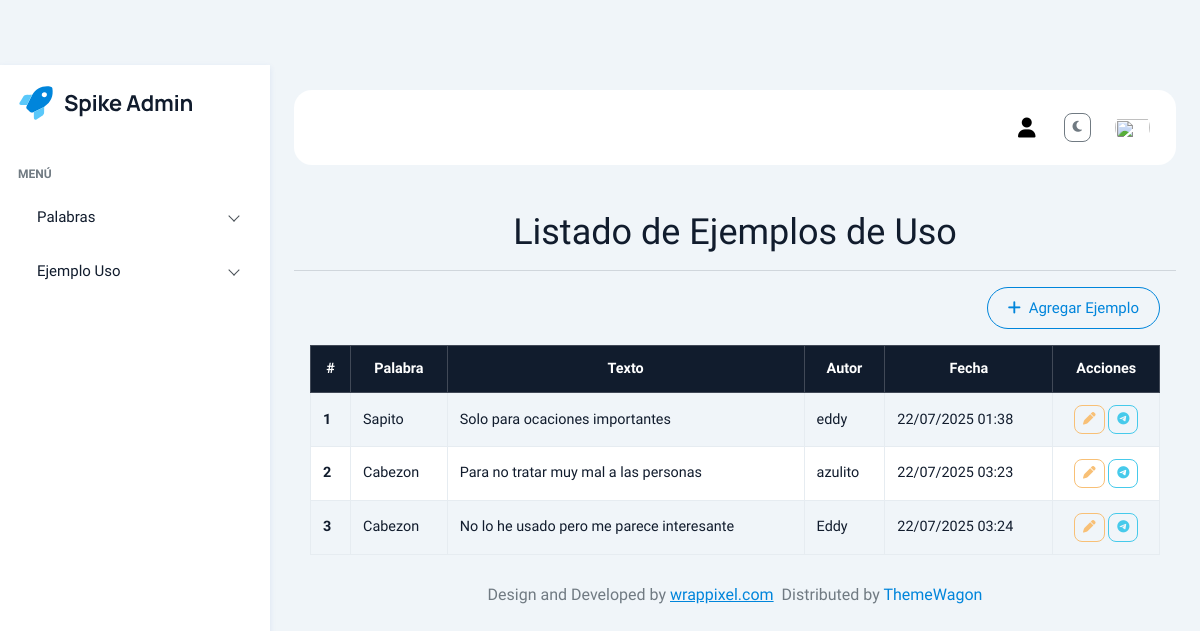
The app's page /EjemploUsu/, older data.
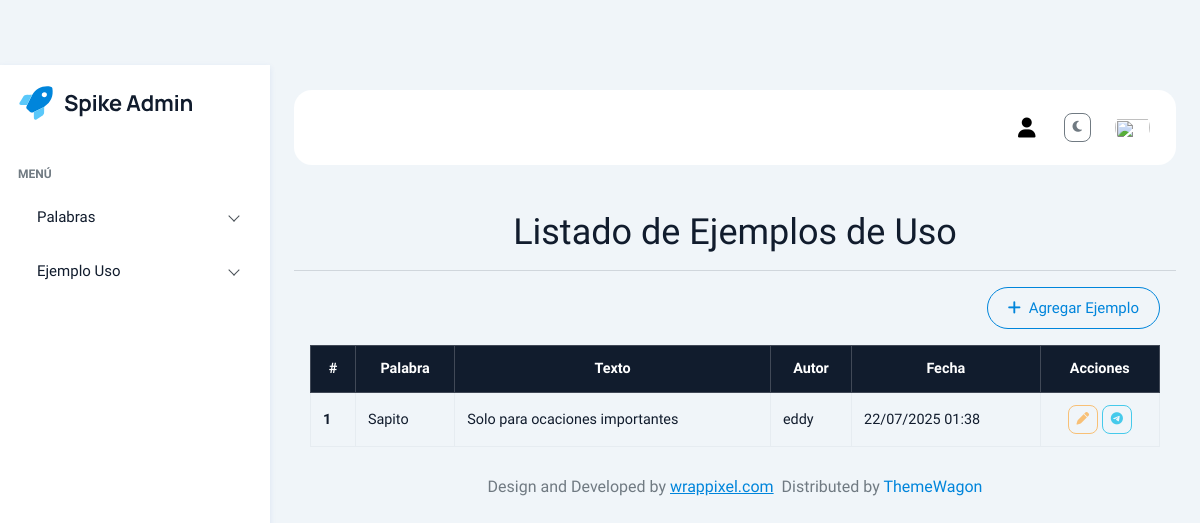
The same page, newer data.
### Aplicaciones/EjemploUsu/models.py (models this page shows, shortened)
class EjemploUso(models.Model):
    palabra = models.ForeignKey(PalabraInventada, on_delete=models.CASCADE, related_name='ejemplos')
    texto = models.TextField()
    autor = models.ForeignKey(User, on_delete=models.SET_NULL, null=True, blank=True)
    fecha = models.DateTimeField(auto_now_add=True)
    telegram_chat_id = models.CharField(max_length=50, blank=True, null=True)  # Nuevo campo

### Aplicaciones/PalabraInv/models.py (models this page shows, shortened)
class PalabraInventada(models.Model):
    creador = models.ForeignKey(User, on_delete=models.CASCADE)
    palabra = models.CharField(max_length=100, unique=True)
    significado = models.TextField()
    imagen = models.ImageField(upload_to='palabras/', blank=True, null=True)
    fecha_creacion = models.DateTimeField(auto_now_add=True)

### Aplicaciones/EjemploUsu/views.py (the view)
# urls.py: path('', views.listarEjemplos, name='listarEjemplos'),
def listarEjemplos(request):
    ejemplos = EjemploUso.objects.select_related('palabra', 'autor').all()
    return render(request, "EjemploUsu/inicioEjemplo.html", {'ejemplos': ejemplos})

### Aplicaciones/EjemploUsu/templates/EjemploUsu/inicioEjemplo.html (shortened to what this page needs)
{% extends "plantilla.html" %}
{% load static %}
{% block contenido %}
<br>
<h1 class="text-center">Listado de Ejemplos de Uso</h1>
<hr>
<div class="row mb-3 justify-content-end px-3">
  <div class="col-auto">
    <a href="{% url 'nuevoEjemplo' %}" class="btn btn-outline-primary">
      <i class="fa fa-plus me-1"></i> Agregar Ejemplo
    </a>
  </div>
</div>
<div class="table-responsive px-3">
  <table class="table table-bordered table-striped table-hover align-middle" id="tbl-ejemplos">
    <thead class="table-dark text-center">
      <tr>
        <th>#</th>
        <th>Palabra</th>
        <th>Texto</th>
        <th>Autor</th>
        <th>Fecha</th>
        <th>Acciones</th>
      </tr>
    </thead>
    <tbody>
      {% for ejemplo in ejemplos %}
      <tr>
        <th scope="row">{{ forloop.counter }}</th>
        <td>{{ ejemplo.palabra.palabra }}</td>
        <td>{{ ejemplo.texto|truncatewords:15 }}</td>
        <td>{{ ejemplo.autor.username|default:"Anónimo" }}</td>
        <td>{{ ejemplo.fecha|date:"d/m/Y H:i" }}</td>
        <td class="text-center">
          <a href="{% url 'editarEjemplo' ejemplo.id %}" class="btn btn-sm btn-outline-warning" title="Editar">
            <i class="fa fa-pen"></i>
          </a>
          <a href="{% url 'envio_telegram' ejemplo.id %}" class="btn btn-sm btn-outline-info" title="Enviar mensaje al autor">
            <i class="fab fa-telegram"></i>
          </a>
        </td>
      </tr>
      {% empty %}
      <tr>
        <td colspan="6" class="text-center text-muted">No hay ejemplos registrados.</td>
      </tr>
      {% endfor %}
    </tbody>
  </table>
</div>
{% endblock %}

Row changes from the older to the newer data that the page shows:
removed EjemploUso: palabra.palabra "Cabezon", texto "Para no tratar muy mal a las personas", autor.username "azulito", fecha "22/07/2025 03:23"
removed EjemploUso: palabra.palabra "Cabezon", texto "No lo he usado pero me parece interesante", autor.username "Eddy", fecha "22/07/2025 03:24"
